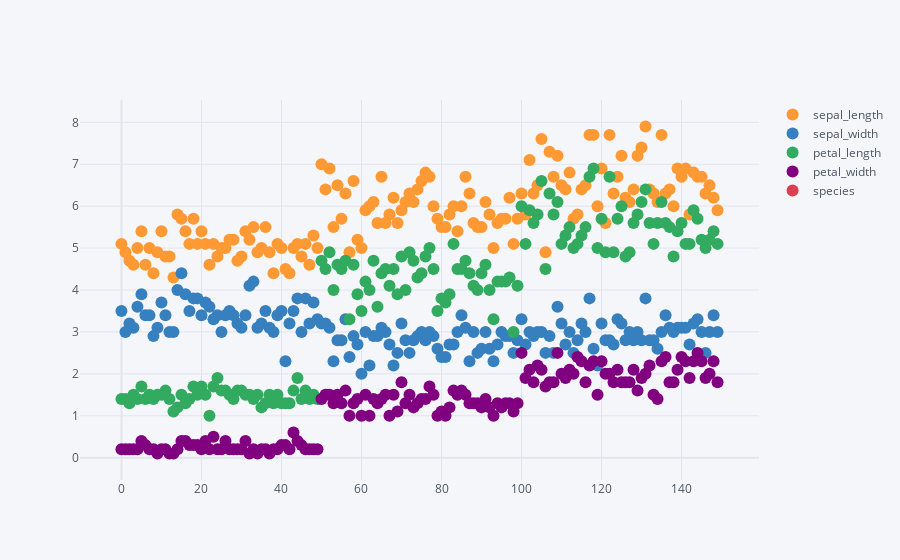

The cell this chart's notebook holds for it:
### Code cell
df.iplot(kind='scatter',mode='markers')

### Figure 1 — Plotly figure (JSON) as saved in the notebook; plotly's stock layout.template omitted (floating-point values rounded to 4 significant figures; data arrays with more than 128 entries replaced by an {"elided": "..."} marker saying what was removed)
{"data": [{"line": {"color": "rgba(255, 153, 51, 1.0)", "dash": "solid", "shape": "linear", "width": 1.3}, "marker": {"size": 12, "symbol": "circle"}, "mode": "markers", "name": "sepal_length", "text": "", "type": "scatter", "x": {"elided": "150 int values"}, "y": {"elided": "150 float values"}}, {"line": {"color": "rgba(55, 128, 191, 1.0)", "dash": "solid", "shape": "linear", "width": 1.3}, "marker": {"size": 12, "symbol": "circle"}, "mode": "markers", "name": "sepal_width", "text": "", "type": "scatter", "x": {"elided": "150 int values"}, "y": {"elided": "150 float values"}}, {"line": {"color": "rgba(50, 171, 96, 1.0)", "dash": "solid", "shape": "linear", "width": 1.3}, "marker": {"size": 12, "symbol": "circle"}, "mode": "markers", "name": "petal_length", "text": "", "type": "scatter", "x": {"elided": "150 int values"}, "y": {"elided": "150 float values"}}, {"line": {"color": "rgba(128, 0, 128, 1.0)", "dash": "solid", "shape": "linear", "width": 1.3}, "marker": {"size": 12, "symbol": "circle"}, "mode": "markers", "name": "petal_width", "text": "", "type": "scatter", "x": {"elided": "150 int values"}, "y": {"elided": "150 float values"}}, {"line": {"color": "rgba(219, 64, 82, 1.0)", "dash": "solid", "shape": "linear", "width": 1.3}, "marker": {"size": 12, "symbol": "circle"}, "mode": "markers", "name": "species", "text": "", "type": "scatter", "x": {"elided": "150 int values"}, "y": {"elided": "150 str values"}}], "layout": {"legend": {"bgcolor": "#F5F6F9", "font": {"color": "#4D5663"}}, "paper_bgcolor": "#F5F6F9", "plot_bgcolor": "#F5F6F9", "title": {"font": {"color": "#4D5663"}}, "xaxis": {"gridcolor": "#E1E5ED", "showgrid": true, "tickfont": {"color": "#4D5663"}, "title": {"font": {"color": "#4D5663"}, "text": ""}, "zerolinecolor": "#E1E5ED"}, "yaxis": {"gridcolor": "#E1E5ED", "showgrid": true, "tickfont": {"color": "#4D5663"}, "title": {"font": {"color": "#4D5663"}, "text": ""}, "zerolinecolor": "#E1E5ED"}}}
